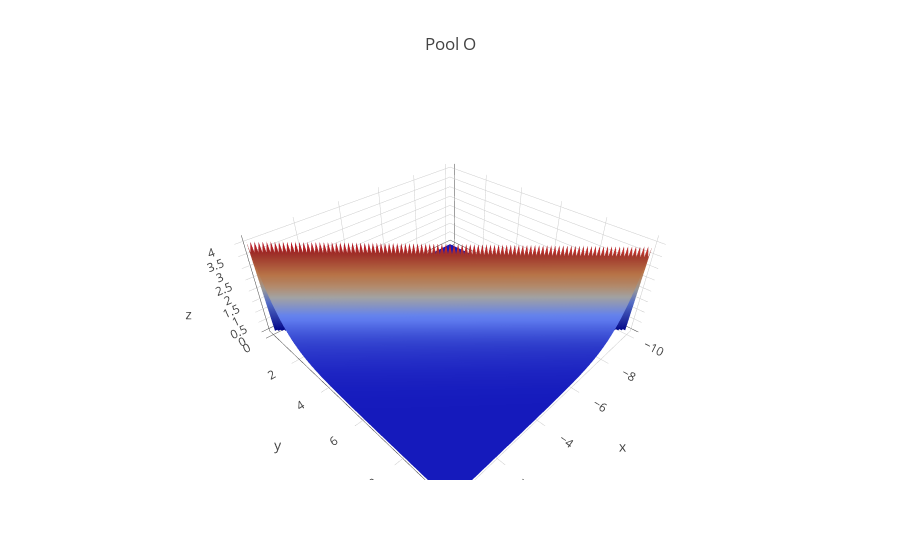

The notebook cell this image was saved under:
### Code cell
pool = 1
data = [go.Surface(x = -times, 
                   y = ages, 
                   z = density_data[:,:,pool], 
                   showscale=False)]
layout = go.Layout(
    title = 'Pool ' + state_vector[pool].name,
)
fig = go.Figure(data=data, layout=layout)
iplot(fig)

### Figure 1 — Plotly figure (JSON) as saved in the notebook; plotly's stock layout.template omitted (floating-point values rounded to 4 significant figures; data arrays with more than 128 entries replaced by an {"elided": "..."} marker saying what was removed)
{"data": [{"showscale": false, "type": "surface", "x": [0, -0.1, -0.2, -0.3, -0.4, -0.5, -0.6, -0.7, -0.8, -0.9, -1, -1.1, -1.2, -1.3, -1.4, -1.5, -1.6, -1.7, -1.8, -1.9, -2, -2.1, -2.2, -2.3, -2.4, -2.5, -2.6, -2.7, -2.8, -2.9, -3, -3.1, -3.2, -3.3, -3.4, -3.5, -3.6, -3.7, -3.8, -3.9, -4, -4.1, -4.2, -4.3, -4.4, -4.5, -4.6, -4.7, -4.8, -4.9, -5, -5.1, -5.2, -5.3, -5.4, -5.5, -5.6, -5.7, -5.8, -5.9, -6, -6.1, -6.2, -6.3, -6.4, -6.5, -6.6, -6.7, -6.8, -6.9, -7, -7.1, -7.2, -7.3, -7.4, -7.5, -7.6, -7.7, -7.8, -7.9, -8, -8.1, -8.2, -8.3, -8.4, -8.5, -8.6, -8.7, -8.8, -8.9, -9, -9.1, -9.2, -9.3, -9.4, -9.5, -9.6, -9.7, -9.8, -9.9, -10], "y": [0, 0.1, 0.2, 0.3, 0.4, 0.5, 0.6, 0.7, 0.8, 0.9, 1, 1.1, 1.2, 1.3, 1.4, 1.5, 1.6, 1.7, 1.8, 1.9, 2, 2.1, 2.2, 2.3, 2.4, 2.5, 2.6, 2.7, 2.8, 2.9, 3, 3.1, 3.2, 3.3, 3.4, 3.5, 3.6, 3.7, 3.8, 3.9, 4, 4.1, 4.2, 4.3, 4.4, 4.5, 4.6, 4.7, 4.8, 4.9, 5, 5.1, 5.2, 5.3, 5.4, 5.5, 5.6, 5.7, 5.8, 5.9, 6, 6.1, 6.2, 6.3, 6.4, 6.5, 6.6, 6.7, 6.8, 6.9, 7, 7.1, 7.2, 7.3, 7.4, 7.5, 7.6, 7.7, 7.8, 7.9, 8, 8.1, 8.2, 8.3, 8.4, 8.5, 8.6, 8.7, 8.8, 8.9, 9, 9.1, 9.2, 9.3, 9.4, 9.5, 9.6, 9.7, 9.8, 9.9, 10], "z": {"elided": "101x101 float values"}}], "layout": {"title": "Pool O"}}
